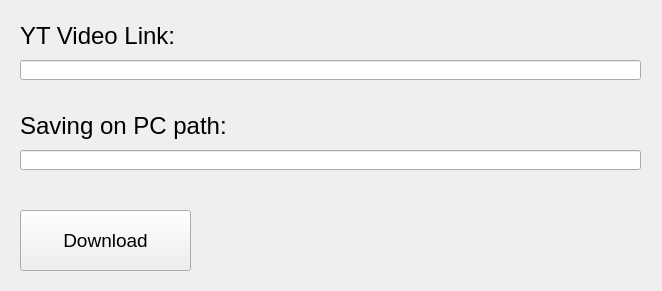
<?xml version="1.0" encoding="UTF-8"?>
<ui version="4.0">
 <class>MainWindow</class>
 <widget class="QMainWindow" name="MainWindow">
  <property name="geometry">
   <rect>
    <x>0</x>
    <y>0</y>
    <width>662</width>
    <height>291</height>
   </rect>
  </property>
  <property name="windowTitle">
   <string>Barbaris YT Video Downloader</string>
  </property>
  <property name="windowIcon">
   <iconset>
    <normaloff>Barbaris.ico</normaloff>Barbaris.ico</iconset>
  </property>
  <widget class="QWidget" name="centralwidget">
   <widget class="QLineEdit" name="yt_link_textbox">
    <property name="geometry">
     <rect>
      <x>20</x>
      <y>60</y>
      <width>621</width>
      <height>20</height>
     </rect>
    </property>
    <property name="font">
     <font>
      <pointsize>12</pointsize>
     </font>
    </property>
   </widget>
   <widget class="QLabel" name="label">
    <property name="geometry">
     <rect>
      <x>20</x>
      <y>10</y>
      <width>181</width>
      <height>51</height>
     </rect>
    </property>
    <property name="font">
     <font>
      <pointsize>18</pointsize>
     </font>
    </property>
    <property name="text">
     <string>YT Video Link:</string>
    </property>
   </widget>
   <widget class="QLineEdit" name="save_path_textbox">
    <property name="geometry">
     <rect>
      <x>20</x>
      <y>150</y>
      <width>621</width>
      <height>20</height>
     </rect>
    </property>
    <property name="font">
     <font>
      <pointsize>12</pointsize>
     </font>
    </property>
   </widget>
   <widget class="QLabel" name="label_2">
    <property name="geometry">
     <rect>
      <x>20</x>
      <y>100</y>
      <width>221</width>
      <height>51</height>
     </rect>
    </property>
    <property name="font">
     <font>
      <pointsize>18</pointsize>
     </font>
    </property>
    <property name="text">
     <string>Saving on PC path:</string>
    </property>
   </widget>
   <widget class="QPushButton" name="pushButton">
    <property name="geometry">
     <rect>
      <x>20</x>
      <y>210</y>
      <width>171</width>
      <height>61</height>
     </rect>
    </property>
    <property name="font">
     <font>
      <pointsize>14</pointsize>
     </font>
    </property>
    <property name="text">
     <string>Download</string>
    </property>
   </widget>
   <widget class="QLabel" name="status_textbox">
    <property name="geometry">
     <rect>
      <x>200</x>
      <y>210</y>
      <width>221</width>
      <height>51</height>
     </rect>
    </property>
    <property name="font">
     <font>
      <pointsize>18</pointsize>
     </font>
    </property>
    <property name="text">
     <string/>
    </property>
   </widget>
  </widget>
 </widget>
 <resources/>
 <connections/>
</ui>
